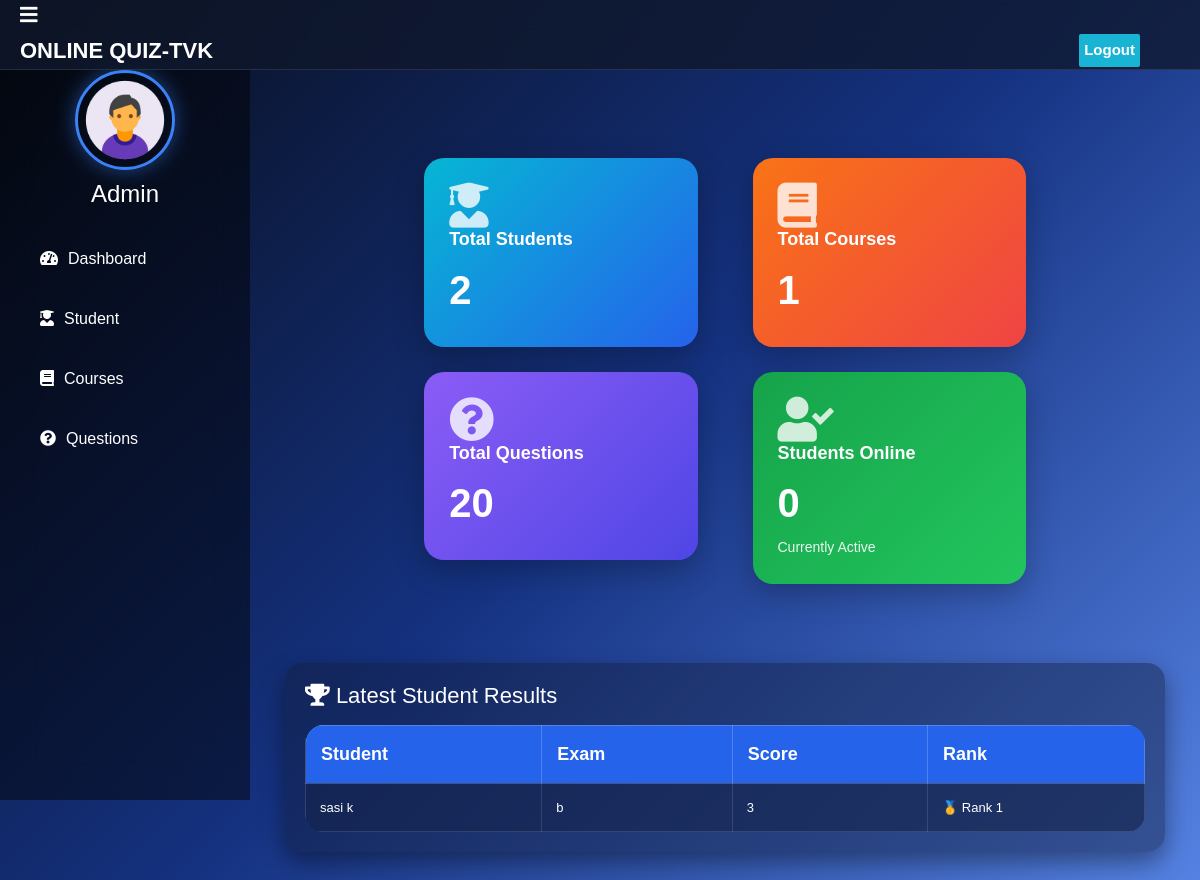
The app's page /admin-dashboard (signed in), older data.
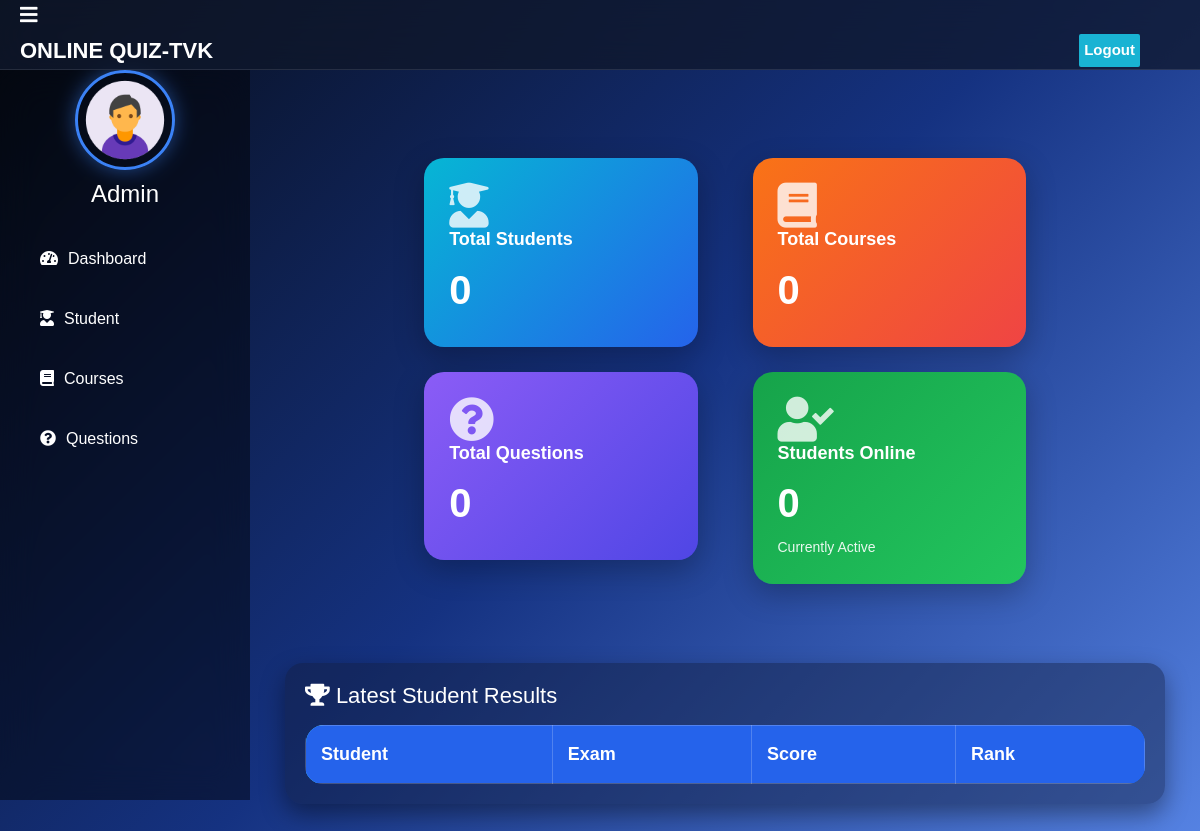
The same page, newer data.
### quiz/models.py (models this page shows, shortened)
class Result(models.Model):
    student = models.ForeignKey(Student,on_delete=models.CASCADE)
    exam = models.ForeignKey(Course,on_delete=models.CASCADE)
    marks = models.PositiveIntegerField()
    date = models.DateTimeField(auto_now=True)

class Course(models.Model):
   course_name = models.CharField(max_length=50)
   question_number = models.PositiveIntegerField(default=0)
   total_marks = models.PositiveIntegerField(default=0)

### student/models.py (models this page shows, shortened)
class Student(models.Model):
    user=models.OneToOneField(User,on_delete=models.CASCADE)
    profile_pic= models.ImageField(upload_to='profile_pic/Student/',null=True,blank=True,default="")
    address = models.CharField(max_length=40,blank=True,null=True)
    mobile = models.CharField(max_length=20,null=False)
    @property
    def get_name(self):
        return self.user.first_name+" "+self.user.last_name

### quiz/views.py (the view)
# urls.py: path('admin-dashboard', views.admin_dashboard_view, name='admin-dashboard'),
@login_required(login_url='adminlogin')
@user_passes_test(is_admin)
def admin_dashboard_view(request):
    active_time = timezone.now() - timedelta(minutes=5)
    active_students = QMODEL.StudentActivity.objects.filter(
        last_seen__gte=active_time
    ).count()
    dict = {
        'total_student': SMODEL.Student.objects.all().count(),
        'active_students': active_students,
        'total_course': Course.objects.all().count(),
        'total_question': Question.objects.all().count(),
        'results': Result.objects.select_related(
            'student',
            'exam'
        ).order_by('-marks', '-id')[:10],
    }
    return render(
        request,
        'quiz/admin_dashboard.html',
        context=dict
    )

### quiz/views.py (called while the page is built)
def is_admin(user):
    return user.is_superuser

### templates/quiz/admin_dashboard.html (shortened to what this page needs)
{% extends 'quiz/adminbase.html' %}
{% load widget_tweaks %}
{% block content %}
<head>
    <link rel="stylesheet" href="https://cdn.jsdelivr.net/npm/bootstrap@4.6.2/dist/css/bootstrap.min.css">
  </head>
<br><br>
<div class="container-fluid ">
     <div class="row justify-content-center">
        <div class="col-md-4">
    <a href="/admin-student">
        <div class="dashboard-card student-card">
            <i class="fas fa-user-graduate"></i>
            <h5>Total Students</h5>
            <h2>{{ total_student }}</h2>
        </div>
    </a>
</div>
<div class="col-md-4">
    <a href="/admin-course">
        <div class="dashboard-card course-card">
            <i class="fas fa-book"></i>
            <h5>Total Courses</h5>
            <h2>{{ total_course }}</h2>
        </div>
    </a>
</div>
<div class="col-md-4">
    <a href="/admin-question">
        <div class="dashboard-card question-card">
            <i class="fas fa-question-circle"></i>
            <h5>Total Questions</h5>
            <h2>{{ total_question }}</h2>
        </div>
    </a>
</div>
<div class="col-md-4">
    <div class="dashboard-card active-card">
        <i class="fas fa-user-check"></i>
        <h5>Students Online</h5>
        <h2 id="activeStudentsCount">{{ active_students }}</h2>
        <small>Currently Active</small>
    </div>
</div>
<div class="container mt-4">
    <div class="results-card">
    <h3><i class="fas fa-trophy"></i> Latest Student Results</h3>
     <div class="table-responsive">
    <table class="result-table ">
        <thead>
            <tr>
                <th>Student</th>
                <th>Exam</th>
                <th>Score</th>
                <th>Rank</th>
            </tr>
        </thead>
        <tbody>
            {% for r in results %}
            <tr>
                <td>{{ r.student.get_name }}</td>
                <td>{{ r.exam.course_name }}</td>
             <td>{{ r.marks }}</td>
<td>
    {% if forloop.counter == 1 %}
        🥇 Rank 1
    {% elif forloop.counter == 2 %}
        🥈 Rank 2
    {% elif forloop.counter == 3 %}
        🥉 Rank 3
    {% endif %}
</td>
            </tr>
            {% endfor %}
        </tbody>
    </table>
    </div>
    </div>
</div>
    </div>
</div>
{% endblock %}

Row changes from the older to the newer data that the page shows:
removed Result: student.get_name "sasi k", exam.course_name "b", marks "3"
Text that changed along with them:
{{ total_student }}: "2" → "0"
{{ total_course }}: "1" → "0"
{{ total_question }}: "20" → "0"
